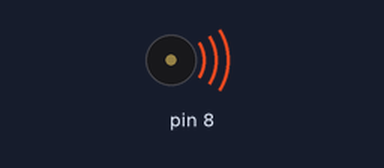
The sketch below on a simulated Arduino Uno, built with avr-gcc and run on an emulated ATmega328P. Parts: buzzer (waves = sounding).

Above: at 0.6 s.
At 8.1 s:
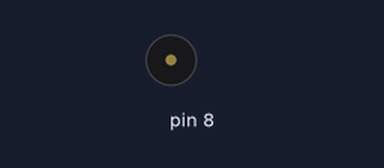
Timing chart, 0 to 9.5 s (numbered marks = the images above):
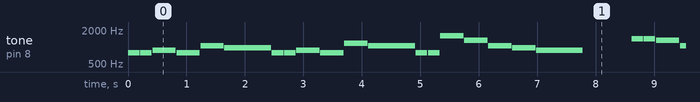

The sketch:

31happyBirthdaySong.ino
```cpp
#define L1 262
#define L2 294
#define L3 330
#define L4 349
#define L5 392
#define L6 440
#define L7 494
#define M1 523
#define M2 587
#define M3 659
#define M4 698
#define M5 784
#define M6 880
#define M7 968
#define H1 1046
#define H2 1175
#define H3 1318
#define H4 1397
#define H5 1568
#define H6 1760
#define H7 1967
#define M0 0
unsigned int song[28]={M5,M5,M6,M5,H1,M7,
                       M5,M5,M6,M5,H2,
                       H1,M5,M5,H5,H3,H1,M7,M6,M0,M0,H4,H4,
                       H3,H1,H2,H1,H1
                      };
unsigned char time1[28]={1,1,2,2,2,4,
					   1,1,2,2,2,
					   4,1,1,2,2,2,2,4,2,2,1,1,
					   2,2,2,6,6,
					  };
void setup() {
	// put your setup code here, to run once:
	pinMode(8,OUTPUT);
}

void loop() {
	// put your main code here, to run repeatedly:
   for(char i=0;i<28;i++)
   {
		if(song[i]!=M0)
		{
			tone(8,song[i]);
			delay(time1[i]*200);
			noTone(8);
		}
		else
			delay(time1[i]*200);
		delay(10);
	}
	delay(2000);
}
```

Measured:
- by itself, tone on pin 8: plays 784 Hz for 0.20 s, 784 Hz for 0.20 s, 880 Hz for 0.40 s, 784 Hz for 0.40 s, 1046 Hz for 0.40 s, 968 Hz for 0.80 s … (234 notes in this stretch)
